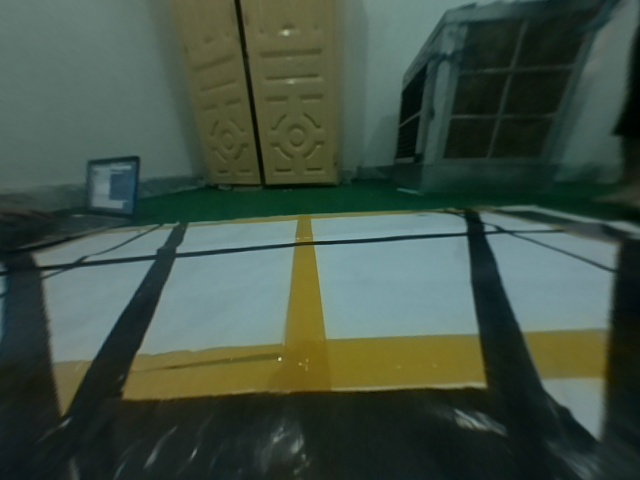
#> input picture 3. Birds Eye View (BEV)/Camera_A_1.jpg, 640 x 480 px
$ python '3.1 BEV.py'   (older library calls are emulated)
#> lines starting #> are read from the running program, lines starting #| are printed output that depends on the picture
import cv2
import numpy as np
import glob
import os
import math

# =============== [ P A R A M E T E R ]
#=========================================================
pathResultImages = r"Result_Images\\"
BEV_Name = "1.Rectangle-BEV Camera Show (Crop).jpg"
heightBEV = 706
widthBEV = 1040
# =============== Camera Filename Images
Camera_A_Name = "Camera_A_1.jpg"
Camera_B_Name = "Camera_B_1.jpg"
Camera_C_Name = "Camera_C_1.jpg"
Camera_D_Name = "Camera_D_1.jpg"
print("=> Filename: ", Camera_A_Name,Camera_B_Name,Camera_C_Name,Camera_D_Name)
print()
# =============== Matrix Camera -> BEV
MatrixA = np.zeros((3,3), np.float)
MatrixB = np.zeros((3,3), np.float)
MatrixC = np.zeros((3,3), np.float)
MatrixD = np.zeros((3,3), np.float)
MatrixA[0:3] = [[-3.97331246e-01, -3.35970227e+00,  7.07705644e+02], [ 2.13662752e-02, -1.88831907e+00,  3.86122305e+02], [ 1.58521856e-05, -5.91162509e-03,  1.00000000e+00]]
MatrixB[0:3] = [[-3.70282162e+00,  1.35447487e-01,  6.77917664e+02], [-2.42284350e+00, -3.40403340e-01,  5.08361784e+02], [-6.71155256e-03, 3.64932494e-04,  1.00000000e+00]]
MatrixC[0:3] = [[-1.76856484e+00, -4.01966105e-03,  6.30668332e+02], [-1.06914569e+00,  2.12590700e-01,  2.83023659e+02], [-3.03334633e-03, -1.59576052e-05,  1.00000000e+00]]
MatrixD[0:3] = [[ 2.93275532e-01, -1.75818320e+00,  4.90120234e+02], [ 1.44451663e-02, -1.17911738e+00,  4.31525305e+02], [ 6.99898154e-05, -3.08305253e-03,  1.00000000e+00]]
print("=> MatrixA = ", MatrixA)
print("=> MatrixB = ", MatrixB)
print("=> MatrixC = ", MatrixC)
print("=> MatrixD = ", MatrixD)
print("="*50)
print()
# =============== Coordinate Small Square [BEST] Inside
pointXMin = 450
pointXMax = 655
pointYMin = 249
pointYMax = 438
print("=> pointXMin = ", pointXMin)
print("=> pointXMax = ", pointXMax)
print("=> pointYMin = ", pointYMin)
print("=> pointYMax = ", pointYMax)
print("="*50)
print()
#=========================================================
# =============== [ P A R A M E T E R ]

# =============== [ F U N C T I O N ]
#=========================================================
def readCamera(cameraName, Camera_Filename):
    img = cv2.imread(Camera_Filename)
    if (cameraName == "A"):
        # Rotate A - No Rotate
        pass
    elif (cameraName == "B"):
        # Camera B - Rotate 90 COUNTERCLOCKWISE
        img = cv2.rotate(img, cv2.cv2.ROTATE_90_COUNTERCLOCKWISE)
    elif (cameraName == "C"):
        # Camera C - Rotate 90 CLOCKWISE
        img = cv2.rotate(img, cv2.cv2.ROTATE_90_CLOCKWISE)
    elif (cameraName == "D"):
        # Camera D - Rotate 180
        img = cv2.rotate(img, cv2.cv2.ROTATE_180)
    cv2.imshow(Camera_Filename, img)
    cv2.waitKey(0)
    cv2.destroyAllWindows()
    return img
#=========================================================
# >>>>>>>>>>>>>>>>>>>>>>>>>>>>>>>>>>>>>>>>>>>>>>>>>>>>>>>>>>>>>>>>>>>>>>>>>>>>>>>>>>>
def showBEV_Result(img,Camera_Filename,matrix, width,height):
    imgBEV = cv2.warpPerspective(img,matrix, (width,height))
    '''
    cv2.imshow("-BEV-" + Camera_Filename, imgBEV)
    cv2.waitKey(0)
    cv2.destroyAllWindows()
    '''
    return imgBEV
# >>>>>>>>>>>>>>>>>>>>>>>>>>>>>>>>>>>>>>>>>>>>>>>>>>>>>>>>>>>>>>>>>>>>>>>>>>>>>>>>>>>
# removeSmallSquare
def removeSmallSquare(cameraName, imgBEVCamera, xMin,xMax,yMin,yMax):
    thickness = -1
    color = (0,0,0)
    img = cv2.rectangle(imgBEVCamera, (xMin,yMin), (xMax,yMax), color, thickness)
    '''
    cv2.imshow("removeSmallSquare", img)
    cv2.waitKey(0)
    cv2.destroyAllWindows()
    '''
    return img
# >>>>>>>>>>>>>>>>>>>>>>>>>>>>>>>>>>>>>>>>>>>>>>>>>>>>>>>>>>>>>>>>>>>>>>>>>>>>>>>>>>>
def showLineDividedRemove(cameraName,imgBEVCamera,BEV_Camera_Name, heightBEV,widthBEV):
    color = (0,0,255)
    thickness = 1
    # Divided Into 2 Parts
    halfHeight = int(heightBEV/2)
    halfWidth = int(widthBEV/2)
    if cameraName == "A" or cameraName == "D":
        imgBEVCamera = cv2.line(imgBEVCamera, (0,halfHeight), (widthBEV,halfHeight), color, thickness)
        if cameraName == "A":
            # Removes Buttom Parts
            imgBEVCamera = cv2.rectangle(imgBEVCamera, (0,halfHeight), (widthBEV,halfHeight*2), (0,0,0), -1)
        elif cameraName == "D":
            # Removes Top Parts
            imgBEVCamera = cv2.rectangle(imgBEVCamera, (0,0), (widthBEV,halfHeight), (0,0,0), -1)
    elif cameraName == "C" or cameraName == "B":
        imgBEVCamera = cv2.line(imgBEVCamera, (halfWidth,0), (halfWidth,heightBEV), color, thickness)
        if cameraName == "C":
            # Removes Left Parts
            imgBEVCamera = cv2.rectangle(imgBEVCamera, (0,0), (halfWidth,heightBEV), (0,0,0), -1)
        elif cameraName == "B":
            # Removes Right Parts
            imgBEVCamera = cv2.rectangle(imgBEVCamera, (halfWidth,0), (halfWidth*2,heightBEV), (0,0,0), -1)
    '''
    cv2.imshow("Remove Parts" + BEV_Camera_Name, imgBEVCamera)
    cv2.waitKey(0)
    cv2.destroyAllWindows()
    '''
    return imgBEVCamera
# >>>>>>>>>>>>>>>>>>>>>>>>>>>>>>>>>>>>>>>>>>>>>>>>>>>>>>>>>>>>>>>>>>>>>>>>>>>>>>>>>>>
def cropBEVRemovaCamera(cameraName,img,BEVRemove_Camera_Name):
    height = img.shape[0]
    width = img.shape[1]
    if cameraName == "A":
        x = 0
        h = int(height/2)
        y = 0
        w = width
        img = img[y:y+h, x:x+w]
        imgRotate = img
    elif cameraName == "B":
        x = 0
        h = height
        y = 0
        w = int(width/2)
        img = img[y:y+h, x:x+w]
        # Rotate
        imgRotate = cv2.rotate(img, cv2.ROTATE_90_CLOCKWISE)
    elif cameraName == "C":
        x = int(width/2)
        h = height
        y = 0
        w = int(width/2)
        img = img[y:y+h, x:x+w]
        imgRotate = cv2.rotate(img, cv2.ROTATE_90_COUNTERCLOCKWISE)
    elif cameraName == "D":
        x = 0
        h = int(height/2)
        y = int(height/2)
        w = width
        img = img[y:y+h, x:x+w]
        imgRotate = cv2.rotate(img, cv2.ROTATE_180)
    cv2.imshow("-Crop-" + BEVRemove_Camera_Name, img)
    cv2.imshow("-Rotate-" + BEVRemove_Camera_Name, imgRotate)
    cv2.waitKey(0)
    cv2.destroyAllWindows()
    return img, imgRotate
# >>>>>>>>>>>>>>>>>>>>>>>>>>>>>>>>>>>>>>>>>>>>>>>>>>>>>>>>>>>>>>>>>>>>>>>>>>>>>>>>>>>
#=========================================================
def writeNewImage(img, pathWriteImg):
    cv2.imwrite(pathWriteImg, img)
#=========================================================
# =============== [ F U N C T I O N ]

# =============== [ M A I N - F U N C T I O N ]
#=========================================================
def main():
    print("==> 1. Size BEV")
    print("Height: ", heightBEV)
    print("Width: ", widthBEV)
    print()

    print("==> 2. Read Camera & Rotate")
    print()
    # ==================== Read Camera & Rotate
    imgCameraA = readCamera("A", Camera_A_Name)
#> in readCamera, img is the input picture: shape (480, 640, 3); mean B, G, R 69, 81.5, 66.1
    imgCameraB = readCamera("B", Camera_B_Name)
#> call 2 of readCamera, with cameraName = 'B', Camera_Filename = 'Camera_B_1.jpg'
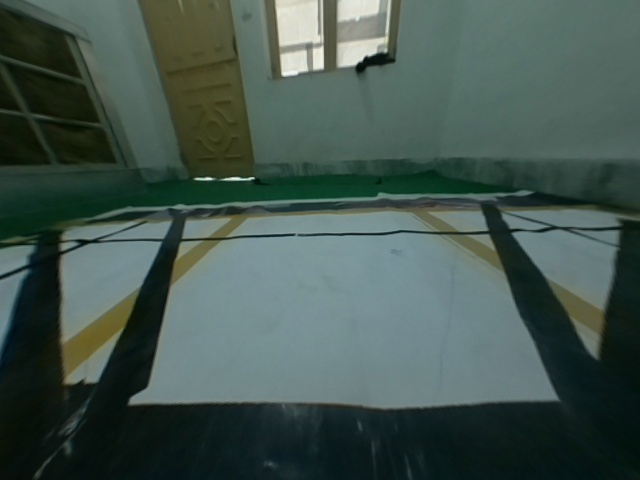
#> input picture 3. Birds Eye View (BEV)/Camera_B_1.jpg, 640 x 480 px
#> in readCamera, img is the input picture: shape (480, 640, 3); mean B, G, R 78.8, 85.6, 67.5
    imgCameraC = readCamera("C", Camera_C_Name)
#> call 3 of readCamera, with cameraName = 'C', Camera_Filename = 'Camera_C_1.jpg'
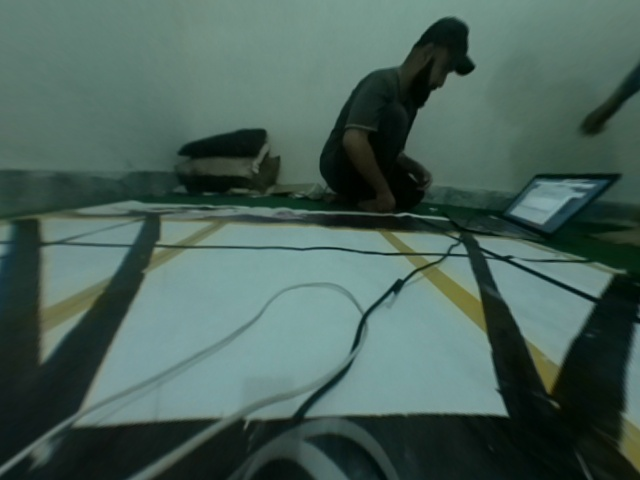
#> input picture 3. Birds Eye View (BEV)/Camera_C_1.jpg, 640 x 480 px
#> in readCamera, img is the input picture: shape (480, 640, 3); mean B, G, R 89, 97.2, 73.1
    imgCameraD = readCamera("D", Camera_D_Name)
#> call 4 of readCamera, with cameraName = 'D', Camera_Filename = 'Camera_D_1.jpg'
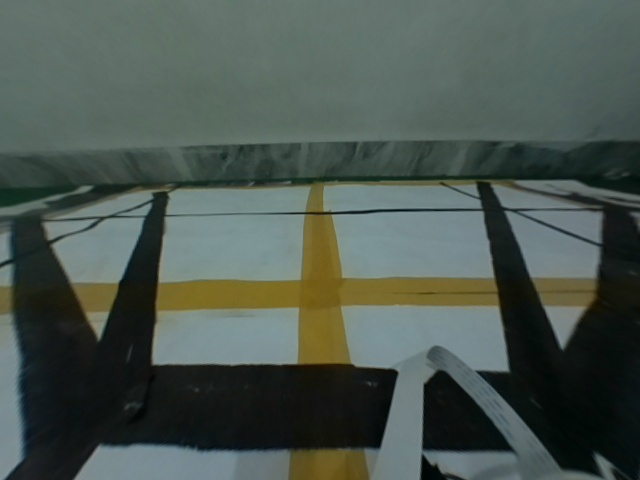
#> input picture 3. Birds Eye View (BEV)/Camera_D_1.jpg, 640 x 480 px
#> in readCamera, img is the input picture: shape (480, 640, 3); mean B, G, R 79.8, 86.8, 75.3

    print("==> 2. Show  BEV Result")
    print()
    # ==================== Show  BEV Result
    imgCameraA = showBEV_Result(imgCameraA,Camera_A_Name,MatrixA, widthBEV,heightBEV)
    imgCameraB = showBEV_Result(imgCameraB,Camera_B_Name,MatrixB, widthBEV,heightBEV)
    imgCameraC = showBEV_Result(imgCameraC,Camera_C_Name,MatrixC, widthBEV,heightBEV)
    imgCameraD = showBEV_Result(imgCameraD,Camera_D_Name,MatrixD, widthBEV,heightBEV)

    print("==> 3. Remove Small Square [BEST] Inside")
    print()
    # ==================== Remove Small Square [BEST] Inside
    imgCameraA = removeSmallSquare("A", imgCameraA, pointXMin,pointXMax,pointYMin,pointYMax)
    imgCameraB = removeSmallSquare("B", imgCameraB, pointXMin,pointXMax,pointYMin,pointYMax)
    imgCameraC = removeSmallSquare("C", imgCameraC, pointXMin,pointXMax,pointYMin,pointYMax)
    imgCameraD = removeSmallSquare("D", imgCameraD, pointXMin,pointXMax,pointYMin,pointYMax)

    print("==> 3. Show Line to Divided and Removes")
    print()
    # ==================== Show Line to Divided and Removes
    imgCameraA = showLineDividedRemove("A",imgCameraA,Camera_A_Name, heightBEV,widthBEV)
    imgCameraB = showLineDividedRemove("B",imgCameraB,Camera_B_Name, heightBEV,widthBEV)
    imgCameraC = showLineDividedRemove("C",imgCameraC,Camera_C_Name, heightBEV,widthBEV)
    imgCameraD = showLineDividedRemove("D",imgCameraD,Camera_D_Name, heightBEV,widthBEV)
#> call 4 of showLineDividedRemove, with cameraName = 'D', BEV_Camera_Name = 'Camera_D_1.jpg', heightBEV = 706, widthBEV = 1040
#> in showLineDividedRemove (call 4), `imgBEVCamera = cv2.rectangle(imgBEVCamera, (0,0), (widthBEV,halfHeight..`:
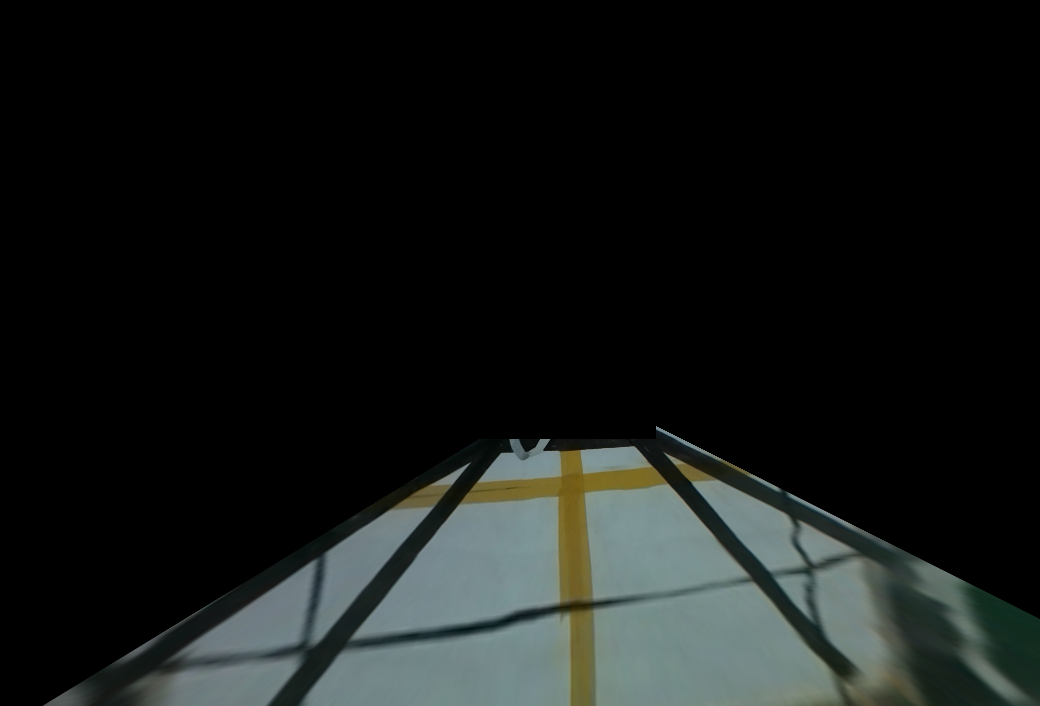
#> imgBEVCamera: shape (706, 1040, 3); mean B, G, R 23.8, 25.2, 21.8

    print("==> 4. Show Line to Divided and Removes")
    print()
    # ==================== Read BEV Remove Camera & Crop
    imgCameraA, imgCameraRotateA = cropBEVRemovaCamera("A", imgCameraA,Camera_A_Name)
    imgCameraB, imgCameraRotateB = cropBEVRemovaCamera("B", imgCameraB,Camera_B_Name)
    imgCameraC, imgCameraRotateC = cropBEVRemovaCamera("C", imgCameraC,Camera_C_Name)
#> call 3 of cropBEVRemovaCamera, with cameraName = 'C', BEVRemove_Camera_Name = 'Camera_C_1.jpg'
#> in cropBEVRemovaCamera (call 3), `imgRotate = cv2.rotate(img, cv2.ROTATE_90_COUNTERCLOCKWISE)`:
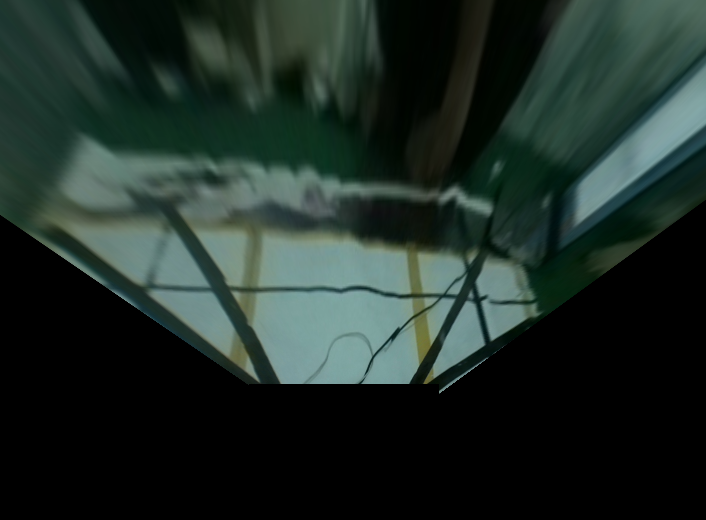
#> imgRotate: shape (520, 706, 3); mean of channels 0, 1, 2 38.8, 44.5, 30.9; drawn as B, G, R
    imgCameraD, imgCameraRotateD = cropBEVRemovaCamera("D", imgCameraD,Camera_D_Name)
#> call 4 of cropBEVRemovaCamera, with cameraName = 'D', BEVRemove_Camera_Name = 'Camera_D_1.jpg'
#> in cropBEVRemovaCamera (call 4), `img = img[y:y+h, x:x+w]`:
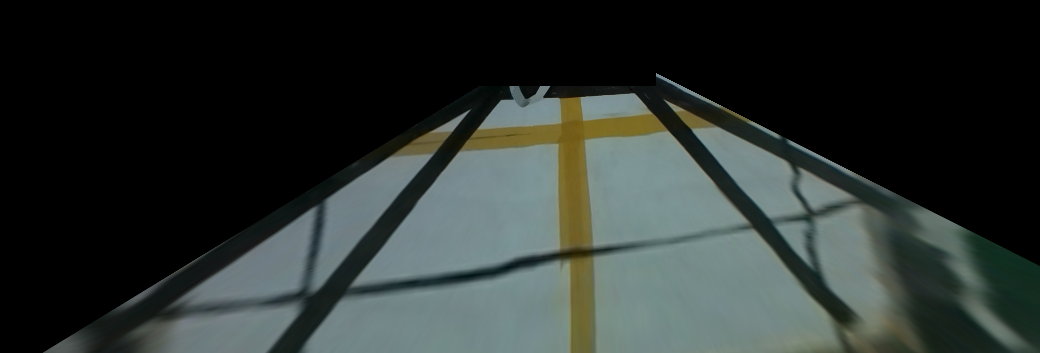
#> img: shape (353, 1040, 3); mean of channels 0, 1, 2 47.6, 50.4, 43.6; drawn as B, G, R
#> in cropBEVRemovaCamera (call 4), `imgRotate = cv2.rotate(img, cv2.ROTATE_180)`:
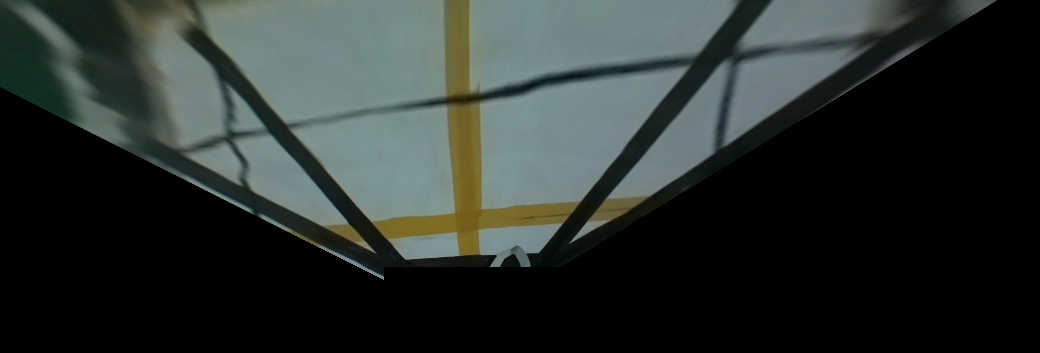
#> imgRotate: shape (353, 1040, 3); mean of channels 0, 1, 2 47.6, 50.4, 43.6; drawn as B, G, R

    print("==> 4. Write new Images")
    print()
    # ==================== Write new Images
    filenameImage = "5.1.BEV-FINAL-"
    filenameImage = pathResultImages + filenameImage
    writeNewImage(imgCameraA, filenameImage+Camera_A_Name)
    writeNewImage(imgCameraB, filenameImage+Camera_B_Name)
    writeNewImage(imgCameraC, filenameImage+Camera_C_Name)
    writeNewImage(imgCameraD, filenameImage+Camera_D_Name)
    # ==================== Write new Images Rotate
    filenameImage = "5.2.R.BEV-FINAL-"
    filenameImage = pathResultImages + filenameImage
    writeNewImage(imgCameraRotateA, filenameImage+Camera_A_Name)
    writeNewImage(imgCameraRotateB, filenameImage+Camera_B_Name)
    writeNewImage(imgCameraRotateC, filenameImage+Camera_C_Name)
    writeNewImage(imgCameraRotateD, filenameImage+Camera_D_Name)
#=========================================================
# =============== [ M A I N - F U N C T I O N ]

if __name__ == '__main__':
    # Calling main() function
    main()
